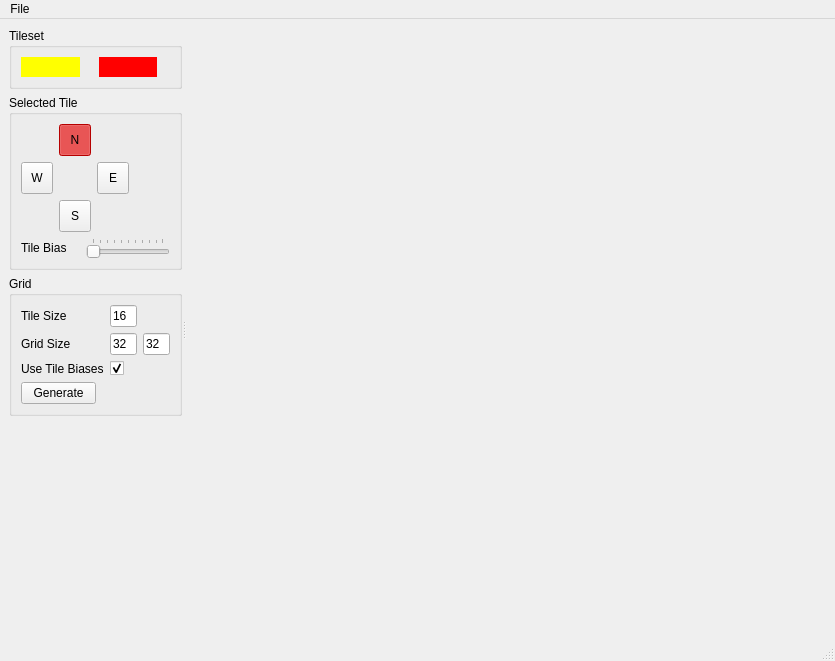
<?xml version="1.0" encoding="UTF-8"?>
<ui version="4.0">
 <class>MainWindow</class>
 <widget class="QMainWindow" name="MainWindow">
  <property name="geometry">
   <rect>
    <x>0</x>
    <y>0</y>
    <width>835</width>
    <height>661</height>
   </rect>
  </property>
  <property name="windowTitle">
   <string>MainWindow</string>
  </property>
  <widget class="QWidget" name="centralwidget">
   <layout class="QGridLayout" name="gridLayout_7">
    <item row="0" column="0">
     <widget class="QSplitter" name="splitter">
      <property name="orientation">
       <enum>Qt::Horizontal</enum>
      </property>
      <widget class="QWidget" name="layoutWidget">
       <layout class="QGridLayout" name="gridLayout_5">
        <item row="3" column="0">
         <spacer name="verticalSpacer">
          <property name="orientation">
           <enum>Qt::Vertical</enum>
          </property>
          <property name="sizeHint" stdset="0">
           <size>
            <width>20</width>
            <height>359</height>
           </size>
          </property>
         </spacer>
        </item>
        <item row="2" column="0">
         <widget class="QGroupBox" name="groupBox">
          <property name="title">
           <string>Grid</string>
          </property>
          <layout class="QGridLayout" name="gridLayout_3">
           <item row="0" column="0">
            <layout class="QGridLayout" name="gridLayout_2">
             <item row="3" column="2">
              <spacer name="horizontalSpacer">
               <property name="orientation">
                <enum>Qt::Horizontal</enum>
               </property>
               <property name="sizeType">
                <enum>QSizePolicy::Preferred</enum>
               </property>
               <property name="sizeHint" stdset="0">
                <size>
                 <width>40</width>
                 <height>20</height>
                </size>
               </property>
              </spacer>
             </item>
             <item row="1" column="1">
              <widget class="QLineEdit" name="_grid_width">
               <property name="maximumSize">
                <size>
                 <width>50</width>
                 <height>16777215</height>
                </size>
               </property>
               <property name="text">
                <string>32</string>
               </property>
              </widget>
             </item>
             <item row="0" column="0">
              <widget class="QLabel" name="label_2">
               <property name="text">
                <string>Tile Size</string>
               </property>
              </widget>
             </item>
             <item row="1" column="2">
              <widget class="QLineEdit" name="_grid_height">
               <property name="maximumSize">
                <size>
                 <width>50</width>
                 <height>16777215</height>
                </size>
               </property>
               <property name="text">
                <string>32</string>
               </property>
              </widget>
             </item>
             <item row="3" column="0">
              <widget class="QPushButton" name="_generate">
               <property name="maximumSize">
                <size>
                 <width>75</width>
                 <height>16777215</height>
                </size>
               </property>
               <property name="text">
                <string>Generate</string>
               </property>
              </widget>
             </item>
             <item row="1" column="0">
              <widget class="QLabel" name="label">
               <property name="text">
                <string>Grid Size</string>
               </property>
              </widget>
             </item>
             <item row="0" column="1">
              <widget class="QLineEdit" name="_tile_size">
               <property name="maximumSize">
                <size>
                 <width>50</width>
                 <height>16777215</height>
                </size>
               </property>
               <property name="text">
                <string>16</string>
               </property>
              </widget>
             </item>
             <item row="2" column="0">
              <widget class="QLabel" name="label_4">
               <property name="text">
                <string>Use Tile Biases</string>
               </property>
              </widget>
             </item>
             <item row="2" column="1">
              <widget class="QCheckBox" name="_use_biases">
               <property name="text">
                <string/>
               </property>
               <property name="checked">
                <bool>true</bool>
               </property>
              </widget>
             </item>
            </layout>
           </item>
           <item row="0" column="1">
            <spacer name="horizontalSpacer_5">
             <property name="orientation">
              <enum>Qt::Horizontal</enum>
             </property>
             <property name="sizeType">
              <enum>QSizePolicy::Preferred</enum>
             </property>
             <property name="sizeHint" stdset="0">
              <size>
               <width>40</width>
               <height>20</height>
              </size>
             </property>
            </spacer>
           </item>
          </layout>
         </widget>
        </item>
        <item row="0" column="0">
         <widget class="QGroupBox" name="groupBox_3">
          <property name="title">
           <string>Tileset</string>
          </property>
          <layout class="QGridLayout" name="gridLayout_6">
           <item row="0" column="0">
            <layout class="QHBoxLayout" name="horizontalLayout">
             <item>
              <widget class="TiledTextureWidget" name="_tiled_image" native="true">
               <property name="autoFillBackground">
                <bool>false</bool>
               </property>
               <property name="styleSheet">
                <string notr="true">QWidget {
    background: yellow;
}</string>
               </property>
              </widget>
             </item>
             <item>
              <spacer name="horizontalSpacer_2">
               <property name="orientation">
                <enum>Qt::Horizontal</enum>
               </property>
               <property name="sizeType">
                <enum>QSizePolicy::Fixed</enum>
               </property>
               <property name="sizeHint" stdset="0">
                <size>
                 <width>13</width>
                 <height>20</height>
                </size>
               </property>
              </spacer>
             </item>
             <item>
              <widget class="TiledTextureWidget" name="_compatible_tiles" native="true">
               <property name="autoFillBackground">
                <bool>false</bool>
               </property>
               <property name="styleSheet">
                <string notr="true">QWidget {
    background: red;
}</string>
               </property>
              </widget>
             </item>
             <item>
              <spacer name="horizontalSpacer_3">
               <property name="orientation">
                <enum>Qt::Horizontal</enum>
               </property>
               <property name="sizeType">
                <enum>QSizePolicy::Fixed</enum>
               </property>
               <property name="sizeHint" stdset="0">
                <size>
                 <width>13</width>
                 <height>20</height>
                </size>
               </property>
              </spacer>
             </item>
            </layout>
           </item>
          </layout>
         </widget>
        </item>
        <item row="1" column="0">
         <widget class="QGroupBox" name="groupBox_2">
          <property name="title">
           <string>Selected Tile</string>
          </property>
          <layout class="QGridLayout" name="gridLayout_4">
           <item row="1" column="0">
            <layout class="QHBoxLayout" name="horizontalLayout_3">
             <item>
              <widget class="QLabel" name="label_3">
               <property name="text">
                <string>Tile Bias</string>
               </property>
              </widget>
             </item>
             <item>
              <widget class="QSlider" name="_tile_bias">
               <property name="sizePolicy">
                <sizepolicy hsizetype="Preferred" vsizetype="Fixed">
                 <horstretch>0</horstretch>
                 <verstretch>0</verstretch>
                </sizepolicy>
               </property>
               <property name="orientation">
                <enum>Qt::Horizontal</enum>
               </property>
               <property name="tickPosition">
                <enum>QSlider::TicksAbove</enum>
               </property>
               <property name="tickInterval">
                <number>10</number>
               </property>
              </widget>
             </item>
            </layout>
           </item>
           <item row="0" column="0">
            <layout class="QHBoxLayout" name="horizontalLayout_2">
             <item>
              <layout class="QGridLayout" name="gridLayout">
               <item row="1" column="0">
                <widget class="QToolButton" name="_dir_west">
                 <property name="minimumSize">
                  <size>
                   <width>32</width>
                   <height>32</height>
                  </size>
                 </property>
                 <property name="styleSheet">
                  <string notr="true">QToolButton:checked {
    background-color: #ff0000;
}</string>
                 </property>
                 <property name="text">
                  <string>W</string>
                 </property>
                 <property name="checkable">
                  <bool>true</bool>
                 </property>
                </widget>
               </item>
               <item row="2" column="1">
                <widget class="QToolButton" name="_dir_south">
                 <property name="minimumSize">
                  <size>
                   <width>32</width>
                   <height>32</height>
                  </size>
                 </property>
                 <property name="styleSheet">
                  <string notr="true">QToolButton:checked {
    background-color: #ff0000;
}</string>
                 </property>
                 <property name="text">
                  <string>S</string>
                 </property>
                 <property name="checkable">
                  <bool>true</bool>
                 </property>
                </widget>
               </item>
               <item row="1" column="1">
                <widget class="QLabel" name="_tile_label">
                 <property name="text">
                  <string/>
                 </property>
                 <property name="alignment">
                  <set>Qt::AlignCenter</set>
                 </property>
                </widget>
               </item>
               <item row="0" column="1">
                <widget class="QToolButton" name="_dir_north">
                 <property name="minimumSize">
                  <size>
                   <width>32</width>
                   <height>32</height>
                  </size>
                 </property>
                 <property name="styleSheet">
                  <string notr="true">QToolButton:checked {
    background-color: #ff0000;
}</string>
                 </property>
                 <property name="text">
                  <string>N</string>
                 </property>
                 <property name="checkable">
                  <bool>true</bool>
                 </property>
                 <property name="checked">
                  <bool>true</bool>
                 </property>
                </widget>
               </item>
               <item row="1" column="2">
                <widget class="QToolButton" name="_dir_east">
                 <property name="minimumSize">
                  <size>
                   <width>32</width>
                   <height>32</height>
                  </size>
                 </property>
                 <property name="styleSheet">
                  <string notr="true">QToolButton:checked {
    background-color: #ff0000;
}</string>
                 </property>
                 <property name="text">
                  <string>E</string>
                 </property>
                 <property name="checkable">
                  <bool>true</bool>
                 </property>
                </widget>
               </item>
              </layout>
             </item>
             <item>
              <spacer name="horizontalSpacer_4">
               <property name="orientation">
                <enum>Qt::Horizontal</enum>
               </property>
               <property name="sizeType">
                <enum>QSizePolicy::Preferred</enum>
               </property>
               <property name="sizeHint" stdset="0">
                <size>
                 <width>382</width>
                 <height>20</height>
                </size>
               </property>
              </spacer>
             </item>
            </layout>
           </item>
          </layout>
         </widget>
        </item>
       </layout>
      </widget>
      <widget class="TileGridWidget" name="_tile_grid" native="true">
       <property name="sizePolicy">
        <sizepolicy hsizetype="Minimum" vsizetype="Minimum">
         <horstretch>0</horstretch>
         <verstretch>0</verstretch>
        </sizepolicy>
       </property>
       <property name="minimumSize">
        <size>
         <width>640</width>
         <height>0</height>
        </size>
       </property>
       <property name="styleSheet">
        <string notr="true"/>
       </property>
      </widget>
     </widget>
    </item>
   </layout>
  </widget>
  <widget class="QMenuBar" name="menubar">
   <property name="geometry">
    <rect>
     <x>0</x>
     <y>0</y>
     <width>835</width>
     <height>19</height>
    </rect>
   </property>
   <widget class="QMenu" name="menuFile">
    <property name="title">
     <string>File</string>
    </property>
    <addaction name="_action_load_texture"/>
    <addaction name="_action_load"/>
    <addaction name="_action_save"/>
    <addaction name="_action_save_as"/>
   </widget>
   <addaction name="menuFile"/>
  </widget>
  <widget class="QStatusBar" name="statusbar"/>
  <action name="_action_load_texture">
   <property name="text">
    <string>Load Texture</string>
   </property>
  </action>
  <action name="_action_load">
   <property name="text">
    <string>Load Project</string>
   </property>
  </action>
  <action name="_action_save">
   <property name="text">
    <string>Save Project</string>
   </property>
  </action>
  <action name="_action_save_as">
   <property name="text">
    <string>Save Project As</string>
   </property>
  </action>
 </widget>
 <customwidgets>
  <customwidget>
   <class>TiledTextureWidget</class>
   <extends>QWidget</extends>
   <header>tiledtexturewidget.h</header>
   <container>1</container>
  </customwidget>
  <customwidget>
   <class>TileGridWidget</class>
   <extends>QWidget</extends>
   <header>tilegridwidget.h</header>
   <container>1</container>
  </customwidget>
 </customwidgets>
 <resources/>
 <connections/>
</ui>
